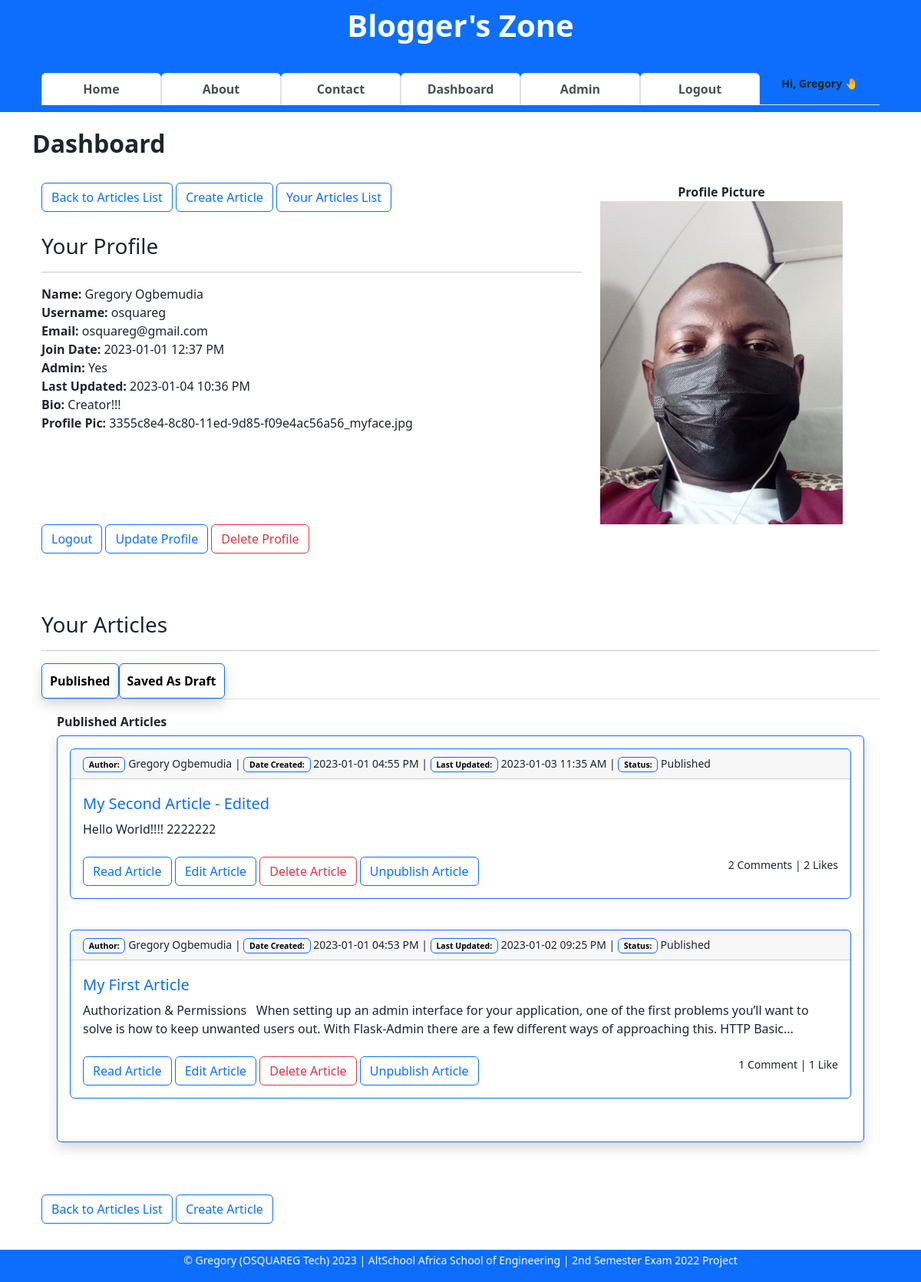
The page /user/dashboard (signed in) on the database its author committed.
### app/models.py (models this page shows, shortened)
class User(db.Model, UserMixin):
    __tablename__ = "users"
    id = db.Column(db.Integer, primary_key=True)
    firstname = db.Column(db.String(255), nullable=False)
    lastname = db.Column(db.String(255), nullable=False)
    username = db.Column(db.String(25), nullable=False, unique=True)
    email = db.Column(db.Text(150), nullable=False, unique=True)
    password_hash = db.Column(db.Text(255), nullable=False, unique=True)
    bio = db.Column(db.Text(), nullable=True)
    date_joined = db.Column(db.DateTime, default=datetime.utcnow)
    is_active = db.Column(db.Boolean, default=True)
    is_admin = db.Column(db.Boolean, default=False)
    profile_pic = db.Column(db.String(), nullable=True)
    last_updated_by = db.Column(db.String)
    last_updated_on = db.Column(db.DateTime, onupdate=datetime.utcnow)
    articles = db.relationship("Article", backref="author")
    comments = db.relationship("Comment", backref="commenter")
    article_likes = db.relationship("ArticleLike", backref="art_liker")
    comment_likes = db.relationship("CommentLike", backref="com_liker")

class Article(db.Model):
    __tablename__ = "articles"
    id = db.Column(db.Integer, primary_key=True)
    title = db.Column(db.String(255), nullable=False)
    content = db.Column(db.Text, nullable=False)
    date_posted = db.Column(db.DateTime, default=datetime.utcnow)
    is_draft = db.Column(db.Boolean, default=False, nullable=False)
    last_updated_on = db.Column(db.DateTime, onupdate=datetime.utcnow)
    last_updated_by = db.Column(db.String)
    is_deleted = db.Column(db.Boolean, default=False)
    author_id = db.Column(db.Integer, db.ForeignKey("users.id", ondelete="CASCADE"))
    comments = db.relationship("Comment", backref="articles")
    article_likes = db.relationship("ArticleLike", backref="articles")
    comment_likes = db.relationship("CommentLike", backref="articles")

### app/user/user.py (the view)
@blueprint.route("/dashboard", methods=["GET"])
@login_required
def dashboard():
    user = User.query.get_or_404(current_user.id)
    articles = db.session.query(Article).\
        filter(Article.author_id == current_user.id, Article.is_deleted == False).\
        order_by(Article.date_posted.desc()).all()
    comment_likes_cnts = db.session\
        .query(Article.id.label("article_id"),
               func.count(Comment.comment).label("comments_count"),
               func.count(ArticleLike.user_id).label("likes_count")) \
        .outerjoin(Comment, Comment.article_id == Article.id) \
        .outerjoin(ArticleLike, ArticleLike.article_id == Article.id) \
        .group_by(Article.id).all()
    context = {
        "user": user,
        "articles": articles,
        "comment_likes_cnts": comment_likes_cnts,
    }
    return render_template("dashboard.html", **context)

### app/main.py (called while the page is built)
@login_man.user_loader
def user_loader(id):
    return User.query.get(int(id))

### app/user/templates/dashboard.html (shortened to what this page needs)
{% extends 'base.html' %}
{% block content %}
<div>
    <h2><b>Dashboard</b></h2>
</div>
<br>
<div class="container row">
    <div class="col-8">
        <div>
            <a href="/#all-articles-list" class="btn btn-outline-primary mb-1 border border-primary">Back to Articles
                List</a>
            <a href="{{ url_for('article.create_article') }}" class="btn btn-outline-primary mb-1 border border-primary">Create
                Article</a>
            <a href="#your-articles" class="btn btn-outline-primary mb-1 border border-primary">Your Articles
                List</a>
        </div>
        <br>
        <div>
            <h3>Your Profile</h3>
            <hr>
            <strong>Name:</strong> {{ user.firstname }} {{ user.lastname }} <br>
            <strong>Username:</strong> {{ user.username }} <br>
            <strong>Email:</strong> {{ user.email }} <br>
            <strong>Join Date:</strong> {{ user.date_joined.strftime('%Y-%m-%d %I:%M %p') }} <br>
            <strong>Admin:</strong>
            {% if user.is_admin %} Yes
            {% else %} No
            {% endif %} <br>
            <strong>Last Updated:</strong>
            {% if user.last_updated_on is none %}
            {{ None }} {% else %}
            {{ user.last_updated_on.strftime('%Y-%m-%d %I:%M %p') }}
            {% endif %} <br>
            <strong>Bio:</strong> {{ user.bio }} <br>
            <strong>Profile Pic:</strong> {{ user.profile_pic }}
        </div><br>
    </div>
    <div class="row col-4">
        {% if current_user.profile_pic %}
        <center><strong>Profile Picture</strong></center>
        <img src="{{ url_for('static', filename='images/' + user.profile_pic)}}" width="200" align="right">
        {% else %}
        <center><strong>Profile Picture</strong><br><small><a href="{{ url_for('user.update_user', id=user.id) }}">Update
                    Profile</a> to upload profile picture</small></center>
        <img src="{{ url_for('static', filename='images/default_profile_pic.png')}}" width="200" align="right">
        {% endif %}
    </div>
</div>
<div class="container">
    <div>
        <a href="{{ url_for('auth.logout') }}" class="btn btn-outline-primary mb-1 border border-primary">Logout</a>
        <a href="{{ url_for('user.update_user', id=user.id) }}"
            class="btn btn-outline-primary mb-1 border border-primary">Update Profile</a>
        <a href="{{ url_for('user.deactivate_user', id=user.id) }}"
            class="btn btn-outline-danger mb-1 border border-danger">Delete Profile</a>
    </div>
</div>
<div class="container">
    <div id="your-articles">
    <br><br><br>
        <h3>Your Articles</h3>
        <hr>
        <div class="articles-container">
            <div class="nav nav-tabs nav-fill">
                <button class="tablink shadow rounded border border-primary"
                    onclick="openPage('Published', this, 'rgb(2, 117, 216)', 'white')"><b>Published</b></button>
                <button class="tablink shadow rounded border border-primary" onclick="openPage('Draft', this, 'rgb(2, 117, 216)', 'white')"><b>Saved As
                        Draft</b></button>
            </div>
            <div id="Published" class="tabcontent">
                <h6><b>Published Articles</b></h6>
                <div class="shadow p-3 mb-5 bg-body rounded border border-primary" style="height: auto">
                    {% for article in articles %}
                    {% if article.author_id == current_user.id %}
                    {% if not article.is_draft: %}
                    <div class="card border-primary mb-3">
                        <small class="card-header">
                            <strong class="badge rounded border border-primary" style="color: black;">Author:</strong> {{ article.author.firstname }} {{ article.author.lastname }} |
                            <strong class="badge rounded border border-primary" style="color: black;">Date Created:</strong> {{ article.date_posted.strftime('%Y-%m-%d %I:%M %p') }} |
                            <strong class="badge rounded border border-primary" style="color: black;">Last Updated:</strong>
                            {% if article.last_updated_on is none %}
                            {{ None }} | {% else %}
                            {{ article.last_updated_on.strftime('%Y-%m-%d %I:%M %p') }} |
                            {% endif %}
                            <strong class="badge rounded border border-primary" style="color: black;">Status:</strong>
                            {% if article.is_draft %} Saved as Draft {% else %} Published {% endif %}
                        </small>
                        <div class="card-body">
                            <h4 class="card-title"><a class="fs-5 text-decoration-none"
                                    href="{{ url_for('article.view_article', id=article.id) }}">{{ article.title }}</a></h4>
                            <div>
                                <p class="card-text">{{ article.content | striptags() | truncate(255) }}</p>
                            </div><br>
                            <div>
                                <a href="{{ url_for('article.view_article', id=article.id) }}"
                                    class="btn btn-outline-primary border border-primary">Read
                                    Article</a>
                                {% if current_user.is_authenticated and article.author_id == current_user.id %}
                                <a href="{{ url_for('article.edit_article', id=article.id) }}"
                                    class="btn btn-outline-primary border border-primary">Edit
                                    Article</a>
                                <a href="{{ url_for('article.delete_article', id=article.id) }}"
                                    class="btn btn-outline-danger border border-danger">Delete Article</a>
                                <a href="{{ url_for('article.unpublish_article', id=article.id) }}"
                                    class="btn btn-outline-primary border border-primary">Unpublish Article</a>
                                {% endif %}
                                <small class="float-end">
                                    {% for comment_likes_cnt in comment_likes_cnts %}
                                    {% if comment_likes_cnt.article_id == article.id %}
                                    {% if comment_likes_cnt.comments_count > 1 %}
                                    {{ comment_likes_cnt.comments_count }} Comments |
                                    {% else %}
                                    {{ comment_likes_cnt.comments_count }} Comment |
                                    {% endif %}
                                    {% endif %}
                                    {% endfor %}
                                    {% for comment_likes_cnt in comment_likes_cnts %}
                                    {% if comment_likes_cnt.article_id == article.id %}
                                    {% if comment_likes_cnt.likes_count > 1 %}
                                    {{ comment_likes_cnt.likes_count }} Likes
                                    {% else %}
                                    {{ comment_likes_cnt.likes_count }} Like
                                    {% endif %}
                                    {% endif %}
                                    {% endfor %}
                                </small>
                            </div>
                        </div>
                    </div>
                    <br>
                    {% endif %}
                    {% endif %}
                    {% endfor %}
                </div>
            </div>
            <a href="/#jump-to-articles-list" class="btn btn-outline-primary mb-1 border border-primary">Back to Articles List</a>
            <a href="{{ url_for('article.create_article') }}"
                class="btn btn-outline-primary mb-1 border border-primary">Create Article</a>
        </div>
    </div>
</div>
{% endblock content %}

### app/templates/base.html (shortened to what this page needs)
<!DOCTYPE html>
<html lang="en">
<head>
    <link rel="stylesheet" href="{{url_for('static',filename='css/style.css')}}" type="text/css">
    <link rel="stylesheet" href="{{url_for('static', filename='css/content-styles.css')}}" type="text/css">
    <link href="https://cdn.jsdelivr.net/npm/bootstrap@5.2.2/dist/css/bootstrap.min.css" rel="stylesheet">
</head>
<body onload="openPage('Published', this, 'rgb(0, 89, 250)', 'white')">
    <nav class="navbar navbar-light fixed-top text-lg-center bg-primary border border-primary" >
        <div class="container container-sm">
            <div class="container">
                <a class="navbar-brand" href="{{url_for('general.index')}}">
                    <h1 class="text-white"><b>Blogger's Zone</b></h1>
                </a>
            </div>
            <div class="container">
                <ul class="nav navbar-dark nav-tabs nav-justified">
                    <li class="nav-item">
                        <a class="nav-link active" href="{{url_for('general.index')}}"><b>Home</b></a>
                    </li>
                    <li class="nav-item">
                        <a class="nav-link active" href="{{ url_for('general.about') }}"><b>About</b></a>
                    </li>
                    <li class="nav-item">
                        <a class="nav-link active" href="{{ url_for('general.message') }}"><b>Contact</b></a>
                    </li>
                    {% if current_user.is_authenticated %}
                    <li class="nav-item">
                        <a class="nav-link active" href="{{url_for('user.dashboard')}}"><b>Dashboard</b></a>
                    </li>
                    {% if current_user.is_admin %}
                    <li class="nav-item">
                        <a class="nav-link active" href="{{url_for('admin-users.admin')}}"><b>Admin</b></a>
                    </li>
                    {% endif %}
                    <li class="nav-item">
                        <a class="nav-link active" href="{{ url_for('auth.logout') }}"><b>Logout</b></a>
                    </li>
                    <li class="nav-item">
                        <small class="align-bottom"><b class="text-end">Hi, {{current_user.firstname}} 🤚</b></small>
                    </li>
                    {% endif %}
                </ul>
            </div>
        </div>
    </nav>
    <main>
        <div><br><br><br><br><br><br><br></div>
        <div class="container">
            {% block content %}
            {% endblock content %}
        </div>
        <div><br><br><br></div>
    </main>
    <div class="text-md-center text-muted bg-primary border border-primary fixed-bottom">
        <footer>
            <p class="text-light">
                <small>
                    &copy Gregory (OSQUAREG Tech)
                    <script>document.write(new Date().getFullYear())</script> | AltSchool Africa School of Engineering | 2nd Semester Exam 2022 Project
                </small>
            </p>
        </footer>
    </div>
</body>
</html>

### app/static/css/style.css (style rules this page uses)
a { text-decoration: none; }
.articles-container { height: 100%; margin: 0; }
.tablink { background-color: white; color: black; float: left; outline: rgb(2, 117, 216); cursor: pointer; padding: 10px 10px; width: auto; }
.tabcontent { display: none; padding: 20px 20px; height: 100%; }
#Published { background-color: white; }

### app/static/css/content-styles.css (style rules this page uses)
:root { --ck-color-image-caption-background: hsl(0, 0%, 97%); --ck-color-image-caption-text: hsl(0, 0%, 20%); --ck-color-mention-background: hsla(341, 100%, 30%, 0.1); --ck-color-mention-text: hsl(341, 100%, 30%); --ck-color-table-caption-background: hsl(0, 0%, 97%); --ck-color-table-caption-text: hsl(0, 0%, 20%); --ck-highlight-marker-blue: hsl(201, 97%, 72%); --ck-highlight-marker-green: hsl(120, 93%, 68%); --ck-highlight-marker-pink: hsl(345, 96%, 73%); --ck-highlight-marker-yellow: hsl(60, 97%, 73%); --ck-highlight-pen-green: hsl(112, 100%, 27%); --ck-highlight-pen-red: hsl(0, 85%, 49%); --ck-image-style-spacing: 1.5em; --ck-inline-image-style-spacing: calc(var(--ck-image-style-spacing) / 2); --ck-todo-list-checkmark-size: 16px; }

### rows shown on the page
User: firstname "Gregory", lastname "Ogbemudia", username "osquareg", email "osquareg@gmail.com", date_joined "2023-01-01 12:37 PM", last_updated_on "2023-01-04 10:36 PM", bio "Creator!!!", profile_pic "3355c8e4-8c80-11ed-9d85-f09e4ac56a56_myface.jpg", profile_pic (picture)
Article: author.firstname "Gregory", author.lastname "Ogbemudia", date_posted "2023-01-01 04:55 PM", last_updated_on "2023-01-03 11:35 AM", is_draft "Published", title "My Second Article - Edited", content "Hello World!!!! 2222222", comments_count "2", likes_count "2"
Article: author.firstname "Gregory", author.lastname "Ogbemudia", date_posted "2023-01-01 04:53 PM", last_updated_on "2023-01-02 09:25 PM", is_draft "Published", title "My First Article", content "Authorization & Permissions When setting up an admin interface for your application, one of the first problems you’ll want to solve is how to keep unwanted users out. With Flask-Admin there are a few different ways of approaching this. HTTP Basic...", comments_count "1", likes_count "1"
